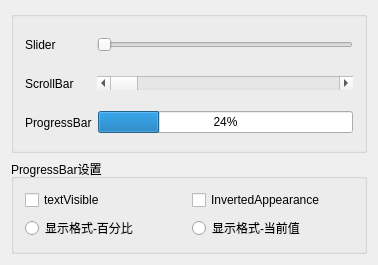
<?xml version="1.0" encoding="UTF-8"?>
<ui version="4.0">
 <class>Widget</class>
 <widget class="QWidget" name="Widget">
  <property name="geometry">
   <rect>
    <x>0</x>
    <y>0</y>
    <width>378</width>
    <height>237</height>
   </rect>
  </property>
  <property name="windowTitle">
   <string>Widget</string>
  </property>
  <layout class="QVBoxLayout" name="verticalLayout_2">
   <item>
    <widget class="QGroupBox" name="groupBox">
     <property name="title">
      <string/>
     </property>
     <layout class="QVBoxLayout" name="verticalLayout">
      <item>
       <layout class="QHBoxLayout" name="horizontalLayout">
        <item>
         <widget class="QLabel" name="label">
          <property name="minimumSize">
           <size>
            <width>66</width>
            <height>33</height>
           </size>
          </property>
          <property name="maximumSize">
           <size>
            <width>66</width>
            <height>33</height>
           </size>
          </property>
          <property name="text">
           <string>Slider</string>
          </property>
         </widget>
        </item>
        <item>
         <widget class="QSlider" name="slider">
          <property name="orientation">
           <enum>Qt::Horizontal</enum>
          </property>
         </widget>
        </item>
       </layout>
      </item>
      <item>
       <layout class="QHBoxLayout" name="horizontalLayout_2">
        <item>
         <widget class="QLabel" name="label_2">
          <property name="minimumSize">
           <size>
            <width>66</width>
            <height>33</height>
           </size>
          </property>
          <property name="maximumSize">
           <size>
            <width>66</width>
            <height>33</height>
           </size>
          </property>
          <property name="text">
           <string>ScrollBar</string>
          </property>
         </widget>
        </item>
        <item>
         <widget class="QScrollBar" name="scrollBar">
          <property name="orientation">
           <enum>Qt::Horizontal</enum>
          </property>
         </widget>
        </item>
       </layout>
      </item>
      <item>
       <layout class="QHBoxLayout" name="horizontalLayout_3">
        <item>
         <widget class="QLabel" name="label_3">
          <property name="minimumSize">
           <size>
            <width>66</width>
            <height>33</height>
           </size>
          </property>
          <property name="text">
           <string>ProgressBar</string>
          </property>
         </widget>
        </item>
        <item>
         <widget class="QProgressBar" name="progressBar">
          <property name="value">
           <number>24</number>
          </property>
         </widget>
        </item>
       </layout>
      </item>
     </layout>
    </widget>
   </item>
   <item>
    <widget class="QGroupBox" name="groupBox_2">
     <property name="title">
      <string>ProgressBar设置</string>
     </property>
     <layout class="QGridLayout" name="gridLayout">
      <item row="0" column="0">
       <widget class="QCheckBox" name="chkBox_Visible">
        <property name="text">
         <string>textVisible</string>
        </property>
       </widget>
      </item>
      <item row="0" column="1">
       <widget class="QCheckBox" name="chkBox_Inverted">
        <property name="text">
         <string>InvertedAppearance</string>
        </property>
       </widget>
      </item>
      <item row="1" column="0">
       <widget class="QRadioButton" name="radio_percent">
        <property name="text">
         <string>显示格式-百分比</string>
        </property>
       </widget>
      </item>
      <item row="1" column="1">
       <widget class="QRadioButton" name="radio_Value">
        <property name="text">
         <string>显示格式-当前值</string>
        </property>
       </widget>
      </item>
     </layout>
    </widget>
   </item>
  </layout>
 </widget>
 <layoutdefault spacing="6" margin="11"/>
 <resources/>
 <connections/>
</ui>
